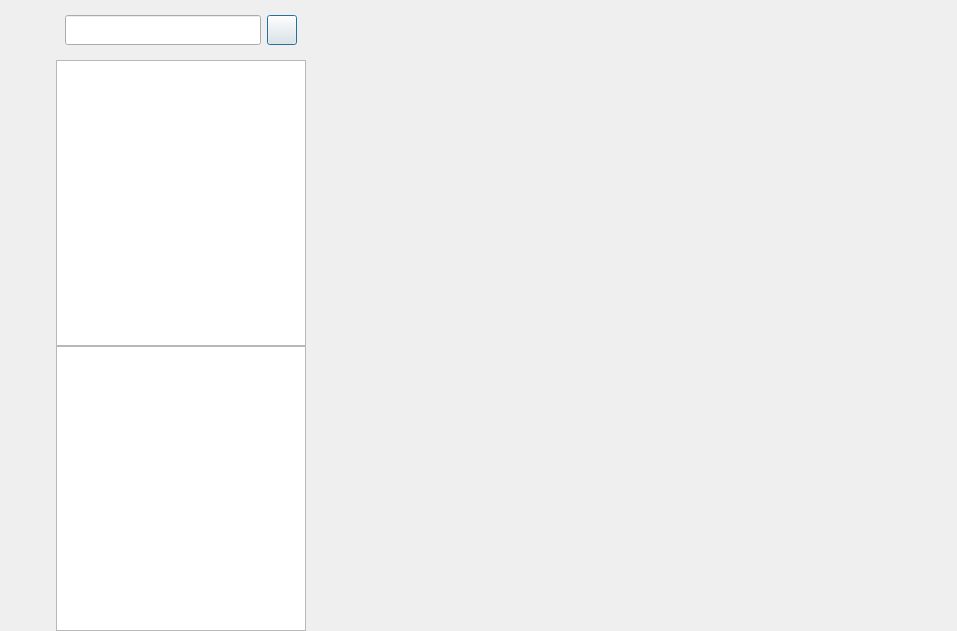
<?xml version="1.0" encoding="UTF-8"?>
<ui version="4.0">
 <class>ChatDialog</class>
 <widget class="QDialog" name="ChatDialog">
  <property name="geometry">
   <rect>
    <x>0</x>
    <y>0</y>
    <width>957</width>
    <height>631</height>
   </rect>
  </property>
  <property name="windowTitle">
   <string>Dialog</string>
  </property>
  <layout class="QHBoxLayout" name="horizontalLayout">
   <property name="spacing">
    <number>0</number>
   </property>
   <property name="leftMargin">
    <number>0</number>
   </property>
   <property name="topMargin">
    <number>0</number>
   </property>
   <property name="rightMargin">
    <number>0</number>
   </property>
   <property name="bottomMargin">
    <number>0</number>
   </property>
   <item>
    <widget class="QWidget" name="side_bar" native="true">
     <property name="sizePolicy">
      <sizepolicy hsizetype="Fixed" vsizetype="Expanding">
       <horstretch>0</horstretch>
       <verstretch>0</verstretch>
      </sizepolicy>
     </property>
     <property name="minimumSize">
      <size>
       <width>56</width>
       <height>0</height>
      </size>
     </property>
     <property name="maximumSize">
      <size>
       <width>56</width>
       <height>16777215</height>
      </size>
     </property>
     <layout class="QVBoxLayout" name="verticalLayout">
      <item>
       <widget class="QWidget" name="widget" native="true">
        <property name="minimumSize">
         <size>
          <width>0</width>
          <height>200</height>
         </size>
        </property>
        <widget class="QLabel" name="side_chat_lb">
         <property name="geometry">
          <rect>
           <x>0</x>
           <y>20</y>
           <width>30</width>
           <height>30</height>
          </rect>
         </property>
         <property name="minimumSize">
          <size>
           <width>30</width>
           <height>30</height>
          </size>
         </property>
         <property name="maximumSize">
          <size>
           <width>30</width>
           <height>30</height>
          </size>
         </property>
         <property name="text">
          <string/>
         </property>
        </widget>
        <widget class="QLabel" name="side_contact_lb">
         <property name="geometry">
          <rect>
           <x>0</x>
           <y>70</y>
           <width>30</width>
           <height>30</height>
          </rect>
         </property>
         <property name="minimumSize">
          <size>
           <width>30</width>
           <height>30</height>
          </size>
         </property>
         <property name="maximumSize">
          <size>
           <width>30</width>
           <height>30</height>
          </size>
         </property>
         <property name="text">
          <string/>
         </property>
        </widget>
       </widget>
      </item>
      <item>
       <spacer name="verticalSpacer">
        <property name="orientation">
         <enum>Qt::Orientation::Vertical</enum>
        </property>
        <property name="sizeHint" stdset="0">
         <size>
          <width>20</width>
          <height>40</height>
         </size>
        </property>
       </spacer>
      </item>
     </layout>
    </widget>
   </item>
   <item>
    <widget class="QWidget" name="user_wid" native="true">
     <property name="minimumSize">
      <size>
       <width>250</width>
       <height>0</height>
      </size>
     </property>
     <property name="maximumSize">
      <size>
       <width>250</width>
       <height>16777215</height>
      </size>
     </property>
     <layout class="QVBoxLayout" name="verticalLayout_2">
      <property name="spacing">
       <number>0</number>
      </property>
      <property name="leftMargin">
       <number>0</number>
      </property>
      <property name="topMargin">
       <number>0</number>
      </property>
      <property name="rightMargin">
       <number>0</number>
      </property>
      <property name="bottomMargin">
       <number>0</number>
      </property>
      <item>
       <widget class="QWidget" name="search_wid" native="true">
        <property name="minimumSize">
         <size>
          <width>0</width>
          <height>60</height>
         </size>
        </property>
        <property name="maximumSize">
         <size>
          <width>16777215</width>
          <height>60</height>
         </size>
        </property>
        <layout class="QHBoxLayout" name="horizontalLayout_2">
         <item>
          <widget class="SearchLineEdit" name="search_edit">
           <property name="minimumSize">
            <size>
             <width>0</width>
             <height>30</height>
            </size>
           </property>
           <property name="maximumSize">
            <size>
             <width>16777215</width>
             <height>30</height>
            </size>
           </property>
          </widget>
         </item>
         <item>
          <widget class="QPushButton" name="pushButton">
           <property name="minimumSize">
            <size>
             <width>30</width>
             <height>30</height>
            </size>
           </property>
           <property name="maximumSize">
            <size>
             <width>30</width>
             <height>30</height>
            </size>
           </property>
           <property name="text">
            <string/>
           </property>
          </widget>
         </item>
        </layout>
       </widget>
      </item>
      <item>
       <widget class="ChatUserList" name="chat_user_list"/>
      </item>
      <item>
       <widget class="QListWidget" name="search_list"/>
      </item>
     </layout>
    </widget>
   </item>
   <item>
    <widget class="QStackedWidget" name="stackedWidget">
     <widget class="ChatPage" name="chat_page"/>
     <widget class="QWidget" name="friend_apply_page"/>
    </widget>
   </item>
  </layout>
 </widget>
 <customwidgets>
  <customwidget>
   <class>ChatPage</class>
   <extends>QWidget</extends>
   <header>chatpage.h</header>
   <container>1</container>
  </customwidget>
  <customwidget>
   <class>SearchLineEdit</class>
   <extends>QLineEdit</extends>
   <header>searchlineedit.h</header>
  </customwidget>
  <customwidget>
   <class>ChatUserList</class>
   <extends>QListWidget</extends>
   <header>chatuserlist.h</header>
  </customwidget>
 </customwidgets>
 <resources/>
 <connections/>
</ui>
